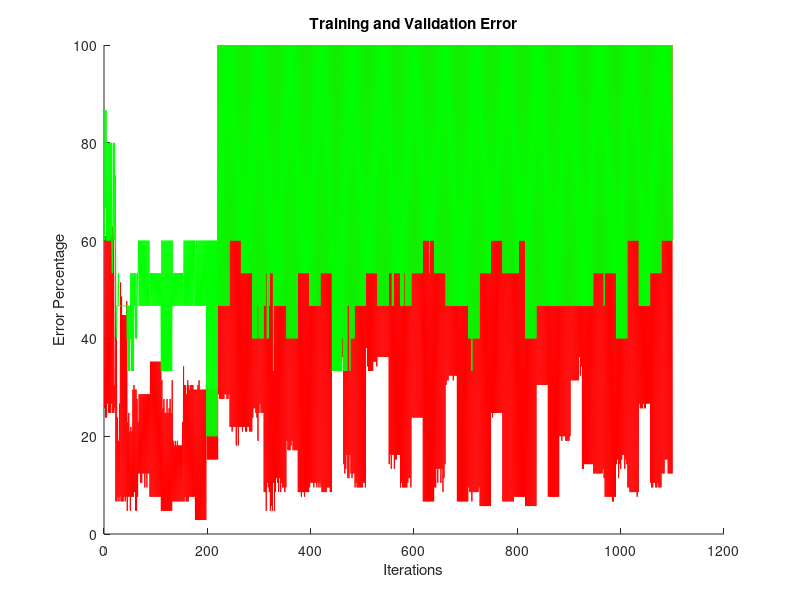

The MATLAB source for this figure:
load('errorvectors.mat');


l=size(trainingerror);


hold on
plot(1:l,trainingerror,'Color','r');
plot(1:l,valerror,'Color','g');
title('Training and Validation Error');
ylabel('Error Percentage');
xlabel('Iterations');
hold off
